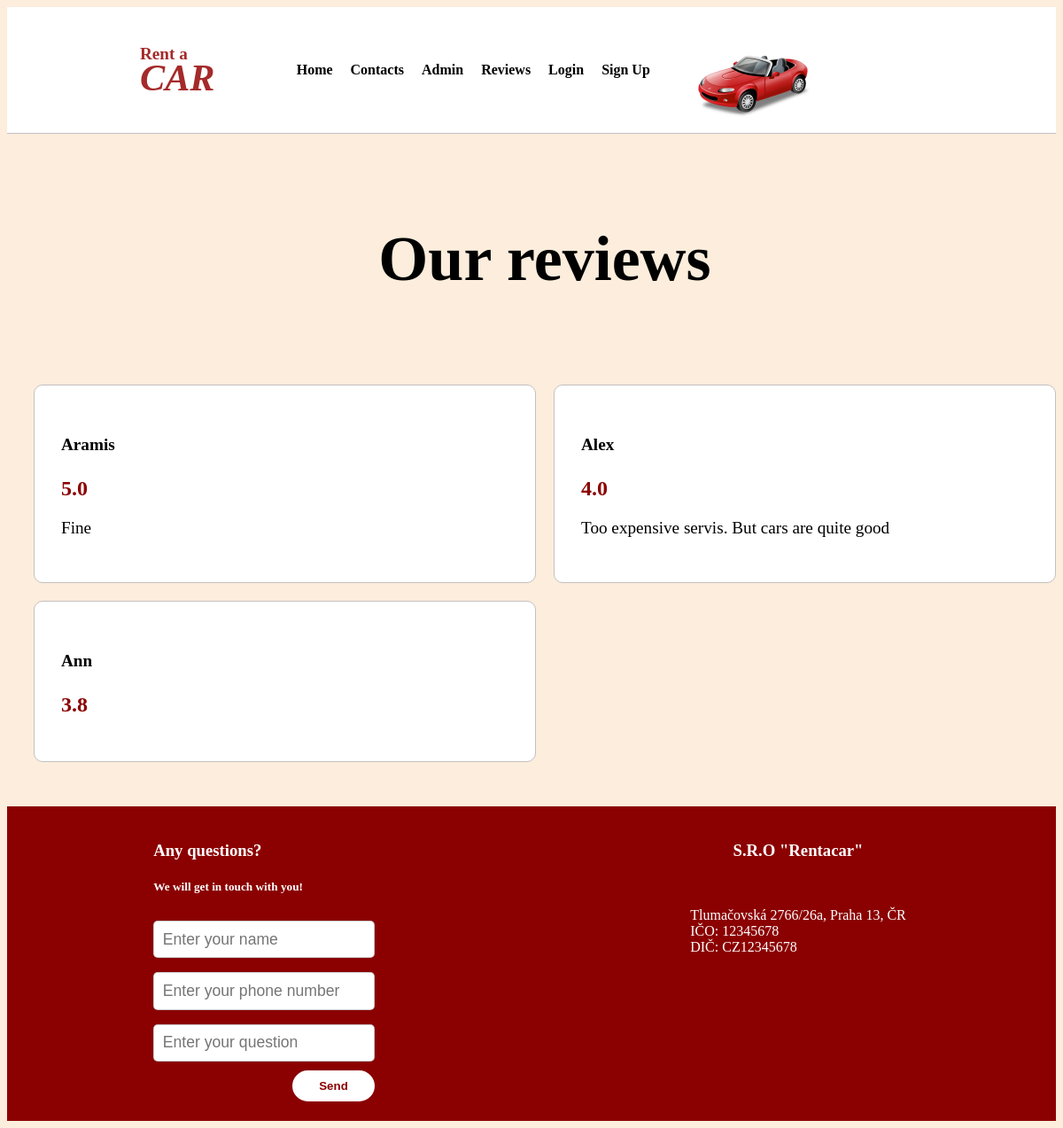
The page /accounts/reviews/ on the database its author committed.
### accounts/models.py (models this page shows, shortened)
class Review(models.Model):
    text = models.CharField(max_length=500)
    date = models.DateTimeField(auto_now_add=True)
    user = models.ForeignKey(User,on_delete=models.CASCADE)
    mark_condition = models.IntegerField(max_length=1)
    mark_staff = models.IntegerField(max_length=1)
    mark_cost = models.IntegerField(max_length=1)
    mark_location = models.IntegerField(max_length=1)
    average_mark = models.FloatField(max_length=3)

### accounts/views.py (the view)
# urls.py: path('reviews/', views.reviews, name='reviews'),
def reviews(request):
    user_reviews = Review.objects.all()
    return render(request, 'reviews.html', {'user_reviews':user_reviews})

### appcar/templates/reviews.html (shortened to what this page needs)
{% extends "base.html" %}
{% load static %}
        {% block content %}
        <div class="success">
            <div class="block-11">
                <h1>Our reviews</h1>
            </div>
            <div class="block-14">
                {% for user_review in user_reviews %}
                <div v-for="user_review in user_reviews" class="review_content">
                    <h4>{{ user_review.user}}</h4>
                    <p class="mark">{{ user_review.average_mark}}</p>
                    <p>{{ user_review.text }}</p>
                </div>
                {% endfor %}
            </div>
        </div>
        {% endblock %}

### appcar/static/styles/styles.css (style rules this page uses)
* { box-sizing: border-box; }
body { background-color: rgb(252, 237, 220); }
h1, h2, h3, h4, h5, h6 { font-weight: 700; }
.block-11 { margin: 100px 0; text-align: center; }
.block-14 { display: grid; grid-template-columns: 1fr 1fr 1fr 1fr; gap: 20px; margin-top: 100px; margin-bottom: 50px; }
h1 { font-size: 72px; }
.success { margin-top: 30px; margin-left: 30px; }
.review_content { background-color: white; border: 1px solid rgb(195, 192, 192); border-radius: 10px; padding: 30px; font-size: 1.2rem; }
.review_content p { margin-top: 20px; margin-bottom: 20px; }
.mark { color: darkred; font-weight: bold; font-size: 1.5rem; }
@media only screen and (max-width: 1200px) { .block-14 { grid-template-columns: 1fr 1fr; } }

### rows shown on the page
Review: user "Aramis", average_mark "5.0", text "Fine"
Review: user "Alex", average_mark "4.0", text "Too expensive servis. But cars are quite good"
Review: user "Ann", average_mark "3.8"
